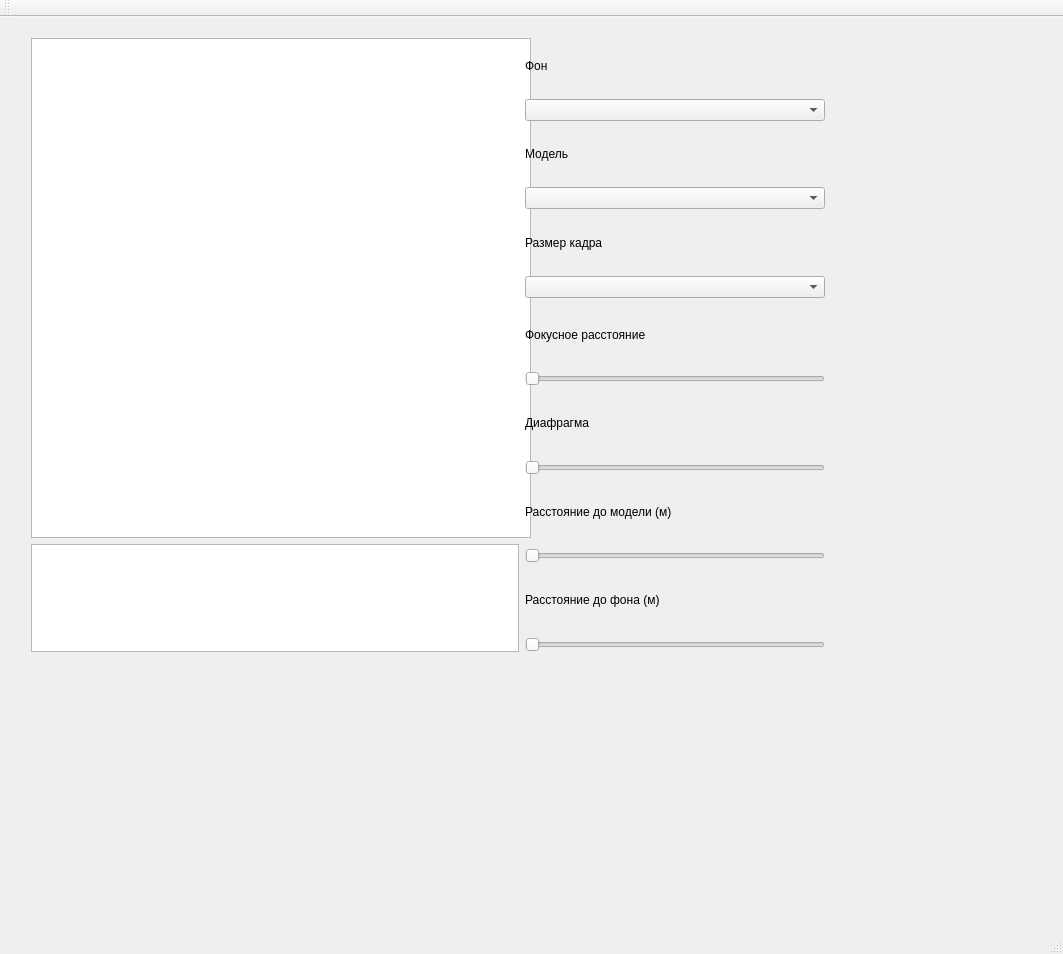
<?xml version="1.0" encoding="UTF-8"?>
<ui version="4.0">
 <class>View</class>
 <widget class="QMainWindow" name="View">
  <property name="geometry">
   <rect>
    <x>0</x>
    <y>0</y>
    <width>1063</width>
    <height>954</height>
   </rect>
  </property>
  <property name="windowTitle">
   <string notr="true">GRIP Calculator</string>
  </property>
  <widget class="QWidget" name="centralWidget">
   <widget class="QWidget" name="">
    <property name="geometry">
     <rect>
      <x>20</x>
      <y>10</y>
      <width>816</width>
      <height>636</height>
     </rect>
    </property>
    <layout class="QHBoxLayout" name="horizontalLayout">
     <item>
      <layout class="QVBoxLayout" name="verticalLayout">
       <item>
        <widget class="QGraphicsView" name="graphicsView">
         <property name="minimumSize">
          <size>
           <width>500</width>
           <height>500</height>
          </size>
         </property>
         <property name="baseSize">
          <size>
           <width>500</width>
           <height>500</height>
          </size>
         </property>
        </widget>
       </item>
       <item>
        <widget class="QTableView" name="tableView">
         <property name="minimumSize">
          <size>
           <width>0</width>
           <height>80</height>
          </size>
         </property>
         <property name="maximumSize">
          <size>
           <width>16777215</width>
           <height>122</height>
          </size>
         </property>
        </widget>
       </item>
      </layout>
     </item>
     <item>
      <layout class="QVBoxLayout" name="verticalLayout_9">
       <item>
        <layout class="QVBoxLayout" name="verticalLayout_2">
         <item>
          <widget class="QLabel" name="label">
           <property name="text">
            <string>Фон</string>
           </property>
          </widget>
         </item>
         <item>
          <widget class="QComboBox" name="comboBox">
           <property name="minimumSize">
            <size>
             <width>250</width>
             <height>0</height>
            </size>
           </property>
          </widget>
         </item>
        </layout>
       </item>
       <item>
        <layout class="QVBoxLayout" name="verticalLayout_3">
         <item>
          <widget class="QLabel" name="label_2">
           <property name="text">
            <string>Модель</string>
           </property>
          </widget>
         </item>
         <item>
          <widget class="QComboBox" name="comboBox_2">
           <property name="minimumSize">
            <size>
             <width>250</width>
             <height>0</height>
            </size>
           </property>
          </widget>
         </item>
        </layout>
       </item>
       <item>
        <layout class="QVBoxLayout" name="verticalLayout_4">
         <item>
          <widget class="QLabel" name="label_3">
           <property name="text">
            <string>Размер кадра</string>
           </property>
          </widget>
         </item>
         <item>
          <widget class="QComboBox" name="comboBox_3">
           <property name="minimumSize">
            <size>
             <width>250</width>
             <height>0</height>
            </size>
           </property>
          </widget>
         </item>
        </layout>
       </item>
       <item>
        <layout class="QVBoxLayout" name="verticalLayout_5">
         <item>
          <widget class="QLabel" name="label_4">
           <property name="text">
            <string>Фокусное расстояние</string>
           </property>
          </widget>
         </item>
         <item>
          <widget class="QSlider" name="horizontalSlider">
           <property name="minimumSize">
            <size>
             <width>300</width>
             <height>0</height>
            </size>
           </property>
           <property name="orientation">
            <enum>Qt::Horizontal</enum>
           </property>
          </widget>
         </item>
        </layout>
       </item>
       <item>
        <layout class="QVBoxLayout" name="verticalLayout_6">
         <item>
          <widget class="QLabel" name="label_5">
           <property name="text">
            <string>Диафрагма</string>
           </property>
          </widget>
         </item>
         <item>
          <widget class="QSlider" name="horizontalSlider_2">
           <property name="minimumSize">
            <size>
             <width>300</width>
             <height>0</height>
            </size>
           </property>
           <property name="orientation">
            <enum>Qt::Horizontal</enum>
           </property>
          </widget>
         </item>
        </layout>
       </item>
       <item>
        <layout class="QVBoxLayout" name="verticalLayout_7">
         <item>
          <widget class="QLabel" name="label_6">
           <property name="text">
            <string>Расстояние до модели (м)</string>
           </property>
          </widget>
         </item>
         <item>
          <widget class="QSlider" name="horizontalSlider_3">
           <property name="minimumSize">
            <size>
             <width>300</width>
             <height>0</height>
            </size>
           </property>
           <property name="orientation">
            <enum>Qt::Horizontal</enum>
           </property>
          </widget>
         </item>
        </layout>
       </item>
       <item>
        <layout class="QVBoxLayout" name="verticalLayout_8">
         <item>
          <widget class="QLabel" name="label_7">
           <property name="text">
            <string>Расстояние до фона (м)</string>
           </property>
          </widget>
         </item>
         <item>
          <widget class="QSlider" name="horizontalSlider_4">
           <property name="minimumSize">
            <size>
             <width>300</width>
             <height>0</height>
            </size>
           </property>
           <property name="orientation">
            <enum>Qt::Horizontal</enum>
           </property>
          </widget>
         </item>
        </layout>
       </item>
      </layout>
     </item>
    </layout>
   </widget>
  </widget>
  <widget class="QMenuBar" name="menuBar">
   <property name="geometry">
    <rect>
     <x>0</x>
     <y>0</y>
     <width>1063</width>
     <height>22</height>
    </rect>
   </property>
  </widget>
  <widget class="QToolBar" name="mainToolBar">
   <attribute name="toolBarArea">
    <enum>TopToolBarArea</enum>
   </attribute>
   <attribute name="toolBarBreak">
    <bool>false</bool>
   </attribute>
  </widget>
  <widget class="QStatusBar" name="statusBar"/>
 </widget>
 <layoutdefault spacing="6" margin="11"/>
 <resources/>
 <connections/>
</ui>
